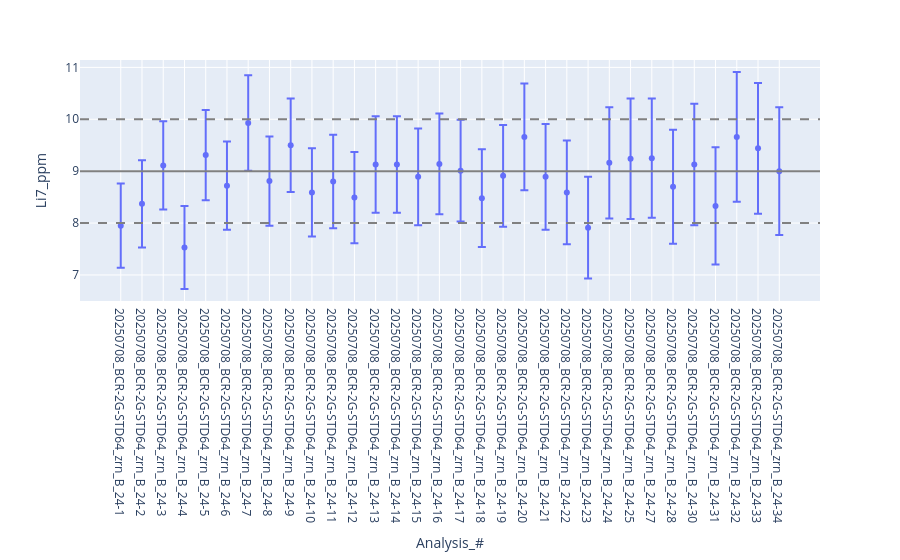

Source (notebook cell):
### Code cell
# set the analyte to plot  [ try using a dash/pxwidget here ]
analyte = 'Li7'

# concentration in this case
fig = px.scatter(trace_df, x = 'Analysis_#', y = analyte + '_ppm', error_y = analyte + '_ppm_1s')

# add the reference +/- uncertainty lines
reference = georem_df[georem_df['Item'] == element(analyte, symbol = True)]
fig.add_hline(y = reference.Value.item(), line_color = 'gray')
fig.add_hline(y = reference.Value.item() - reference.Uncertainty.item(), line_dash = 'dash', line_color = 'grey')
fig.add_hline(y = reference.Value.item() + reference.Uncertainty.item(), line_dash = 'dash', line_color = 'grey')

fig.show()

### Figure 1 — Plotly figure (JSON) as saved in the notebook; plotly's stock layout.template omitted (floating-point values rounded to 4 significant figures)
{"data": [{"error_y": {"array": [0.81, 0.84, 0.85, 0.8, 0.87, 0.85, 0.92, 0.86, 0.9, 0.85, 0.9, 0.88, 0.93, 0.93, 0.93, 0.97, 0.98, 0.94, 0.98, 1.03, 1.02, 1, 0.98, 1.07, 1.16, 1.15, 1.1, 1.17, 1.13, 1.25, 1.26, 1.23]}, "hovertemplate": "Analysis_#=%{x}<br>Li7_ppm=%{y}<extra></extra>", "legendgroup": "", "marker": {"color": "#636efa", "symbol": "circle"}, "mode": "markers", "name": "", "orientation": "v", "showlegend": false, "type": "scatter", "x": ["20250708_BCR-2G-STD64_zrn_B_24-1", "20250708_BCR-2G-STD64_zrn_B_24-2", "20250708_BCR-2G-STD64_zrn_B_24-3", "20250708_BCR-2G-STD64_zrn_B_24-4", "20250708_BCR-2G-STD64_zrn_B_24-5", "20250708_BCR-2G-STD64_zrn_B_24-6", "20250708_BCR-2G-STD64_zrn_B_24-7", "20250708_BCR-2G-STD64_zrn_B_24-8", "20250708_BCR-2G-STD64_zrn_B_24-9", "20250708_BCR-2G-STD64_zrn_B_24-10", "20250708_BCR-2G-STD64_zrn_B_24-11", "20250708_BCR-2G-STD64_zrn_B_24-12", "20250708_BCR-2G-STD64_zrn_B_24-13", "20250708_BCR-2G-STD64_zrn_B_24-14", "20250708_BCR-2G-STD64_zrn_B_24-15", "20250708_BCR-2G-STD64_zrn_B_24-16", "20250708_BCR-2G-STD64_zrn_B_24-17", "20250708_BCR-2G-STD64_zrn_B_24-18", "20250708_BCR-2G-STD64_zrn_B_24-19", "20250708_BCR-2G-STD64_zrn_B_24-20", "20250708_BCR-2G-STD64_zrn_B_24-21", "20250708_BCR-2G-STD64_zrn_B_24-22", "20250708_BCR-2G-STD64_zrn_B_24-23", "20250708_BCR-2G-STD64_zrn_B_24-24", "20250708_BCR-2G-STD64_zrn_B_24-25", "20250708_BCR-2G-STD64_zrn_B_24-27", "20250708_BCR-2G-STD64_zrn_B_24-28", "20250708_BCR-2G-STD64_zrn_B_24-30", "20250708_BCR-2G-STD64_zrn_B_24-31", "20250708_BCR-2G-STD64_zrn_B_24-32", "20250708_BCR-2G-STD64_zrn_B_24-33", "20250708_BCR-2G-STD64_zrn_B_24-34"], "xaxis": "x", "y": [7.95, 8.37, 9.11, 7.53, 9.31, 8.72, 9.93, 8.81, 9.5, 8.59, 8.8, 8.49, 9.13, 9.13, 8.89, 9.14, 9.01, 8.48, 8.91, 9.66, 8.89, 8.59, 7.91, 9.16, 9.24, 9.25, 8.7, 9.13, 8.33, 9.66, 9.44, 9], "yaxis": "y"}], "layout": {"legend": {"tracegroupgap": 0}, "margin": {"t": 60}, "shapes": [{"line": {"color": "gray"}, "type": "line", "x0": 0, "x1": 1, "xref": "x domain", "y0": 9, "y1": 9, "yref": "y"}, {"line": {"color": "grey", "dash": "dash"}, "type": "line", "x0": 0, "x1": 1, "xref": "x domain", "y0": 8, "y1": 8, "yref": "y"}, {"line": {"color": "grey", "dash": "dash"}, "type": "line", "x0": 0, "x1": 1, "xref": "x domain", "y0": 10, "y1": 10, "yref": "y"}], "xaxis": {"anchor": "y", "domain": [0, 1], "title": {"text": "Analysis_#"}}, "yaxis": {"anchor": "x", "domain": [0, 1], "title": {"text": "Li7_ppm"}}}}
